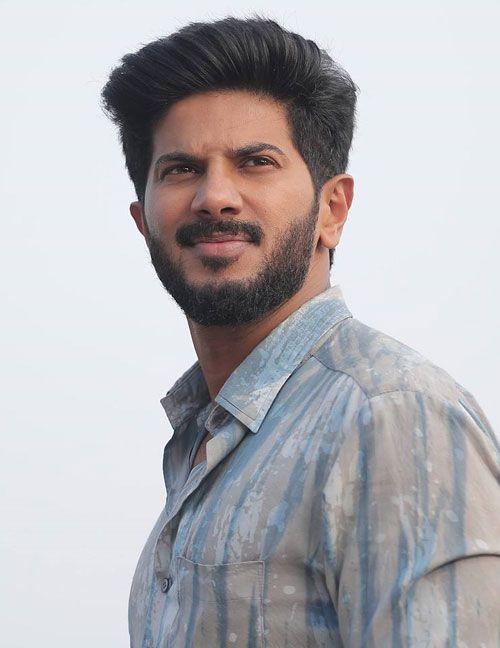
#> input picture test/dq.jpg, 500 x 648 px
$ jupyter execute --allow-errors 'actor classification.ipynb'   (shell and % lines are left out)
#> lines starting #> are read from the running program, lines starting #| are printed output that depends on the picture
[cell 1]
import cv2

[cell 2]
import numpy as np
import matplotlib.pyplot as plt
import pandas as pd

[cell 3]
img = cv2.imread("./test/dq.jpg")
#> img is the input picture: shape (648, 500, 3); mean B, G, R 181.6, 178, 179.7

[cell 4]
img.shape
#> Out = (648, 500, 3)

[cell 5]
plt.imshow(img)

[cell 6]
gray = cv2.cvtColor(img,cv2.COLOR_BGR2GRAY)
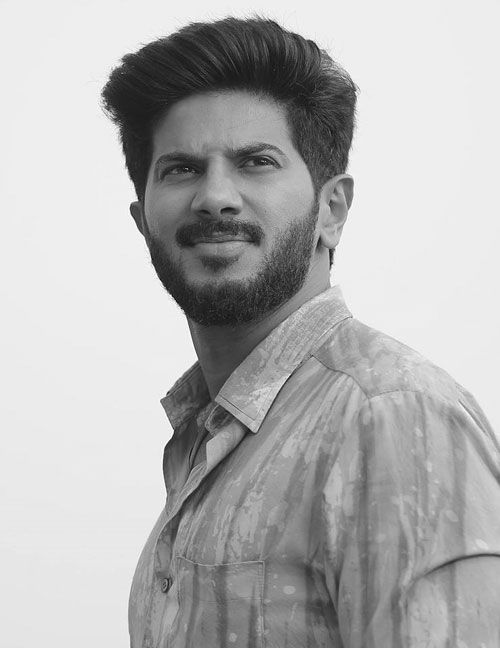
#> gray: shape (648, 500); min 4, max 255, mean 179
gray.shape
#> Out = (648, 500)

[cell 7]
plt.imshow(gray,cmap="gray")

[cell 8]
face_cascade = cv2.CascadeClassifier("./Opencv/haarcascades/haarcascade_frontalface_default.xml")
eye_cascade = cv2.CascadeClassifier("./Opencv/haarcascades/haarcascade_eye.xml")

[cell 9]
face = face_cascade.detectMultiScale(gray,1.3,5)
#> face = [[117, 86, 204, 204]]
face
#> Out = [[117, 86, 204, 204]]

[cell 10]
(x,y,w,h) = face[0]
#> x = 117; y = 86; w = 204; h = 204

[cell 11]
face_img = cv2.rectangle(img,(x,y),(x+w,y+h),(255,0,0),2)

[cell 12]
roi_gray = gray[y:y+h,x:x+w]
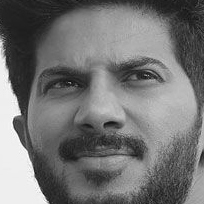
#> roi_gray: shape (204, 204); min 14, max 255, mean 115.2
roi_color = face_img[y:y+h,x:x+w]

[cell 13]
eyes = eye_cascade.detectMultiScale(roi_gray)
#> eyes = [[111, 50, 50, 50], [38, 60, 48, 48]]
eyes
#> Out = [[111, 50, 50, 50], [38, 60, 48, 48]]

[cell 14]
for (ex,ey,ew,eh) in eyes:
    cv2.rectangle(roi_color,(ex,ey),(ex+ew,ey+eh),(0,255,0),2)
    plt.imshow(face_img)
#> this loop made 2 passes
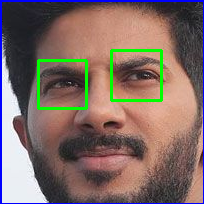
#> roi_color: shape (204, 204, 3); mean B, G, R 101.4, 107.8, 127.8
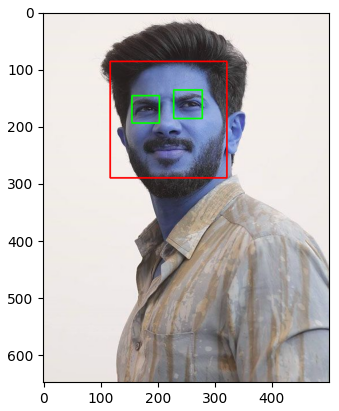
#> figure drawn by matplotlib, 1 panel; B, G, R data is drawn as R, G, B

[cell 15]
face = face_cascade.detectMultiScale(gray,1.3,5)
(x,y,w,h) = face[0]
face_img = cv2.rectangle(img,(x,y),(x+w,y+h),(255,0,0),2)
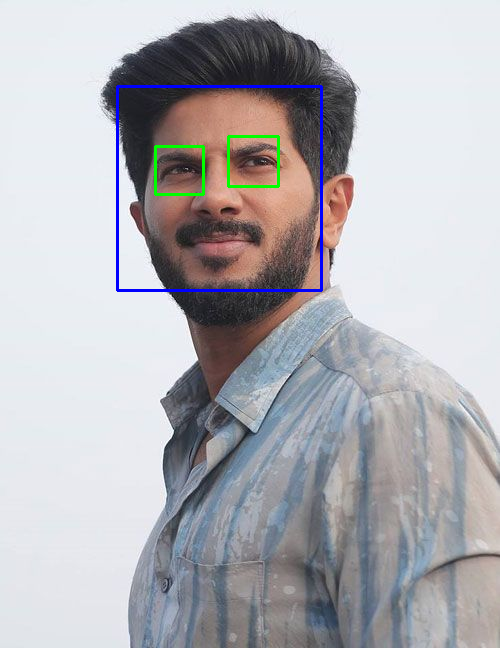
#> face_img: shape (648, 500, 3); mean B, G, R 182.3, 177.6, 178.2
roi_gray = gray[y:y+h,x:x+w]
roi_color = face_img[y:y+h,x:x+w]
eyes = eye_cascade.detectMultiScale(roi_gray)
for (ex,ey,ew,eh) in eyes:
    cv2.rectangle(roi_color,(ex,ey),(ex+ew,ey+eh),(0,255,0),2)

plt.figure()
plt.imshow(face_img,cmap="gray")
plt.show()

[cell 16]
plt.imshow(roi_color)

[cell 17]
def get_cropped_img_if_2_eyes(path):
#> called with path = './test/dq.jpg'
    img = cv2.imread(path)
    gray = cv2.cvtColor(img,cv2.COLOR_BGR2GRAY)
    face = face_cascade.detectMultiScale(gray,1.3,5)
#> face = [[117, 86, 204, 204]]
    for (x,y,w,h) in face:
        roi_gray = gray[y:y+h,x:x+w]
        roi_color = img[y:y+h,x:x+w]
        eyes = eye_cascade.detectMultiScale(roi_gray)
        if len(eyes) >= 2:
            return roi_color
#> this loop made 1 pass
#> (x, y, w, h, eyes) on pass 1: (117, 86, 204, 204, [[111, 50, 50, 50], [38, 60, 48, 48]])
#> pass 1, in get_cropped_img_if_2_eyes, `roi_color = img[y:y+h,x:x+w]`:
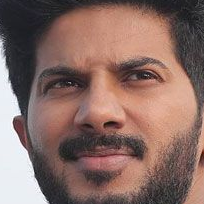
#> roi_color: shape (204, 204, 3); mean B, G, R 100.4, 107.5, 136

[cell 18]
get = get_cropped_img_if_2_eyes("./test/dq.jpg")

[cell 19]
plt.imshow(get)

[cell 20]
path_to_data = "./dataset/"
path_to_cr_data = "./dataset/cropped/"

[cell 21]
import os

[cell 22]
img_dirs = []
for i in os.scandir(path_to_data):
    if i.is_dir():
        img_dirs.append(i.path)

[cell 23]
img_dirs

[cell 24]
import shutil

[cell 25]
if os.path.exists(path_to_cr_data):
    shutil.rmtree(path_to_cr_data)
os.makedirs(path_to_cr_data)

[cell 26]
cropped_img_dirs = []
cel_file_name_dic = {}
#> (the rest of this cell did not finish here and is left out)

        if roi_color is not None:
            cropped_folder = path_to_cr_data + "/" + cel_names
            if not os.path.exists(cropped_folder):
                os.makedirs(cropped_folder)
                cropped_img_dirs.append(cropped_folder)
            cropped_file_name = cel_names + str(count)+".png"
            cropped_file_path = cropped_folder + "/" + cropped_file_name

            cv2.imwrite(cropped_file_path,roi_color)
            cel_file_name_dic[cel_names].append(cropped_file_path)
            count = count+1

[cell 27]
crp_img_dirs = []
for i in os.scandir(path_to_cr_data):
    if i.is_dir():
        crp_img_dirs.append(i.path)

[cell 28]
crp_img_dirs

[cell 29]
cel_file_name_dic = {}
for img_dir in crp_img_dirs:
    celebrity_name = img_dir.split('/')[-1]
    file_list = []
    for entry in os.scandir(img_dir):
        file_list.append(entry.path)
    cel_file_name_dic[celebrity_name] = file_list
cel_file_name_dic

[cell 30]
import pywt

[cell 31]
def w2d(img,mode = "haar" , level =1):
#> called with mode = 'db1', level = 5
    imArray = img
    imArray = cv2.cvtColor(imArray,cv2.COLOR_BGR2GRAY)

    imArray = np.float32(imArray)
    imArray /= 255;


    coeffs = pywt.wavedec2(imArray,mode,level=level)
#> coeffs = 6 items

    coeffs_h = list(coeffs)
#> coeffs_h = 6 items
    coeffs_h[0] *= 0;

    imArray_h = pywt.waverec2(coeffs_h,mode)
    imArray_h *= 255;

    imArray_h = np.uint8(imArray_h)

    return imArray_h

[cell 32]
kk = w2d(get,"db1",5)
plt.imshow(kk,cmap="gray")

[cell 33]
cel_file_name_dic

[cell 34]
cel_name_class = {}
count = 0
for i in cel_file_name_dic.keys():
    cel_name_class[i] = count
    count = count + 1

[cell 35]
x,y = [],[]
for cel_namess,training_file in cel_file_name_dic.items():
    for i in training_file:
        img = cv2.imread(i)
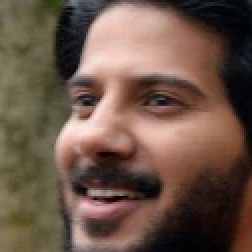
#> input picture dataset/cropped/dulquersalmaan/dulquersalmaan11.png, 126 x 126 px (shown 2 times larger)
#> img is the input picture: shape (126, 126, 3); mean B, G, R 72.5, 85.8, 108.2
        scaled_img = cv2.resize(img,(32,32))
        img_har = w2d(img,"db1",5)
#> call 2 of w2d, with mode = 'db1', level = 5
#> in w2d (call 2), `imArray = cv2.cvtColor(imArray,cv2.COLOR_BGR2GRAY)`:
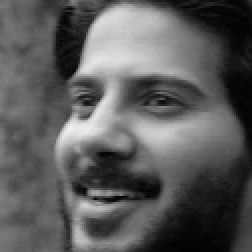
#> imArray: shape (126, 126) (shown 2 times larger); min 1, max 239, mean 91
#> in w2d (call 2), `imArray_h = pywt.waverec2(coeffs_h,mode)`:
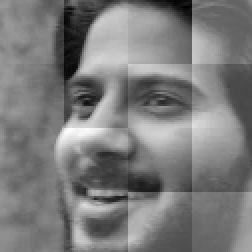
#> imArray_h: shape (126, 126) float32 (shown 2 times larger); min -0.533, max 0.566, mean 0.00158; drawn with min black and max white
        scaled_img_har = cv2.resize(img_har,(32,32))
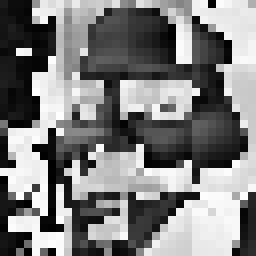
#> scaled_img_har: shape (32, 32) (shown 8 times larger); min 0, max 255, mean 126.7
        comined = np.vstack((scaled_img.reshape(32*32*3,1),scaled_img_har.reshape(32*32,1)))
#> comined = 4096 values, max 255 at index 3842, min 0 at index 185, mean 98.34
        x.append(comined)
        y.append(cel_name_class[cel_namess])

[cell 36]
cel_name_class

[cell 37]
len(x[0])

[cell 38]
x = np.array(x).reshape(len(x),4096).astype(float)

[cell 39]
x.shape
#> Out = (3, 4096)
